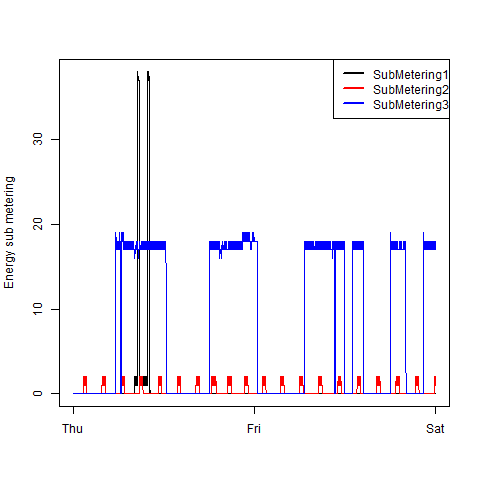

The R source for this figure:
##plot3.R

# Load data using source script and open graphics device
source('./Exploratory-Data-Analysis-Course-Project-1/get_and_clean.R')

# Plot data and add legend
with(power.tbl_df,{
  plot(SubMetering1~DateTime, type='l', ylab='Energy sub metering', xlab='', col='Black',
       cex.lab=0.75, cex.axis=0.75)
  lines(SubMetering2~DateTime, col='Red')
  lines(SubMetering3~DateTime, col='Blue')
})

legend("topright", col=c("black", "red", "blue"), lty=1, lwd=2, cex=0.75,
       legend=c("SubMetering1", "SubMetering2", "SubMetering3"))

# Write file per required height and width dimensions; close graphics device
dev.copy(png, file="./Exploratory-Data-Analysis-Course-Project-1/plot3.png", height=480, width=480, units='px')
dev.off()